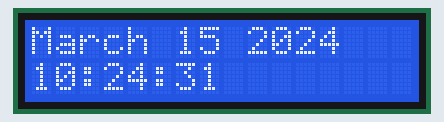
The program below on a simulated ESP32. On the bench: 16×2 character LCD. WiFi joins after 1.5 s; servers stay silent unless stated; the local clock reads 2024-03-15 10:24:30 at power-on unless the program sets it; storage starts empty; no MQTT or app messages arrive unless stated; what the program prints to the serial monitor is not drawn.

Above: at 1.7 s.
At 5.8 s:
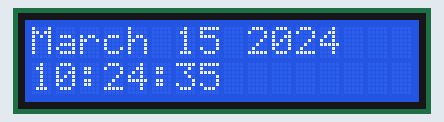
At 10.9 s:
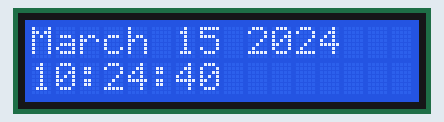
At 20.1 s:
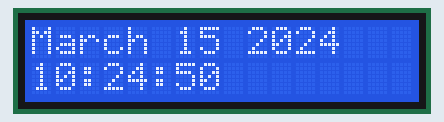
At 29.3 s:
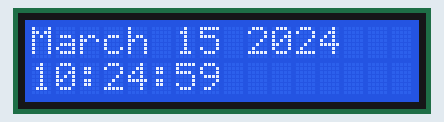
At 38.6 s:
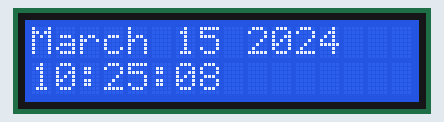

The program:

main.cpp
```cpp
// Libraries
#include <Arduino.h>
#include <WiFi.h>
#include <PubSubClient.h> //MQTT
#include <time.h>
#include <LiquidCrystal_I2C.h>
//SD
#include <FS.h>
#include <SD.h>
#include <SPI.h>

#include "pin.h"

//Data
//Wifi Data
const char* ssid = "IZZI-0CC8";
const char* password = "704FB8270CC8";
//Broker Data
const char* mqttServer = "broker.emqx.io";
const int mqttPort = 1883;
const char* mqttUser = "";
const char* mqttPassword = "";
//Time Data
//const long utcOffsetInSeconds = -18000;

//Data Lib
WiFiClient espClient;
PubSubClient client(espClient);
LiquidCrystal_I2C lcd(0x27,16,2);
const char* ntpServer = "pool.ntp.org";
const long  gmtOffset_sec = -21000;
const int   daylightOffset_sec = 3600;

void printLocalTime();

void setup(){
  Serial.begin(9600);
  //Conectar Wifi
  WiFi.begin(ssid, password);
  Serial.print("Intentando Conectar Wifi.");
  while (WiFi.status() != WL_CONNECTED){
    delay(500);
    Serial.print(".") ;
  }
  Serial.println("Conectado a Wifi");
  //Time
  // Init and get the time
  configTime(gmtOffset_sec, daylightOffset_sec, ntpServer);
  printLocalTime();
  //Conectar Broker
  client.setServer(mqttServer, mqttPort);
  while (!client.connected()){
    Serial.println("Conectando al broker MQTT...");
    if (client.connect("mqttx_54d756f3", mqttUser, mqttPassword ))
      Serial.println("Conectado");
    else{
      Serial.print("Fallo con estado:");
      Serial.print(client.state());
      delay(2000);
    }
    //Pantallas
    lcd.init();
    lcd.backlight();
  }
  //SD Mount
  Serial.println("Verificando Micro SD");
  if(!SD.begin(5)){
    Serial.println("Card Mount Failed");
    return;
  }
  uint8_t cardType = SD.cardType();

  if(cardType == CARD_NONE){
    Serial.println("No SD card attached");
    return;
  }

  Serial.print("SD Card Type: ");
  if(cardType == CARD_MMC){
    Serial.println("MMC");
  } else if(cardType == CARD_SD){
    Serial.println("SDSC");
  } else if(cardType == CARD_SDHC){
    Serial.println("SDHC");
  } else {
    Serial.println("UNKNOWN");
  }

  uint64_t cardSize = SD.cardSize() / (1024 * 1024);
  Serial.printf("SD Card Size: %lluMB\n", cardSize);

}

void loop() {
  //MQTT
  client.loop();
  client.publish("dante_prueba/esp_32",String(millis()).c_str());
  //Time
  printLocalTime();
  //SD
  /*File file = SD.open("/datalog.txt", FILE_APPEND);
  if(!file){
    Serial.println("Failed to open file for writing");
    return;
  }
  if(file.println(timeClient.getDay()+" ,Hora: "+timeClient.getFormattedTime())){
    Serial.println("File written");
  } else {
    Serial.println("Write failed");
  }
  file.close();
*/
  delay(1000);
}

void printLocalTime(){
  struct tm timeinfo;
  if(!getLocalTime(&timeinfo)){
    Serial.println("Failed to obtain time");
    return;
  }
  lcd.clear();
  //lcd.print(&timeinfo, "%A, %B %d %Y %H:%M:%S");
  lcd.print(&timeinfo, "%B %d %Y");
  lcd.setCursor(0,1);
  lcd.print(&timeinfo, "%H:%M:%S");

}
```

pin.h
```cpp
//I2C
#define pin_SDA 33
#define pin_SCL 32
//OUTPUT
//Monedero
//#define pin_
//Buzzer
//#define pin_
//Relay
#define pin_Relay 35
//RS485
#define pin_DI 32
#define pin_DE 33
#define pin_RE 33
#define pin_RO 25
//Micro SD
#define pin_CS 5
#define pin_SCK 18
#define pin_MISO 19
#define pin_MOSI 23
//Inputs
#define pin_I1 15
#define pin_I2 4
#define pin_I3 16
#define pin_I4 17
////SIM 800L
//#define pin_SIM800_RX
//#define pin_SIM800_TX
//#define pin_SIM800_Reset
////NRF24L01
//#define pin_CE
//#define pin_CSN
//#define pin_SCK
//#define pin_M1
//#define pin_M0
//#define pin_IR0
```

Measured:
- what the display in image 0 shows lasts 1.0 s, from 1.7 s to 2.7 s
